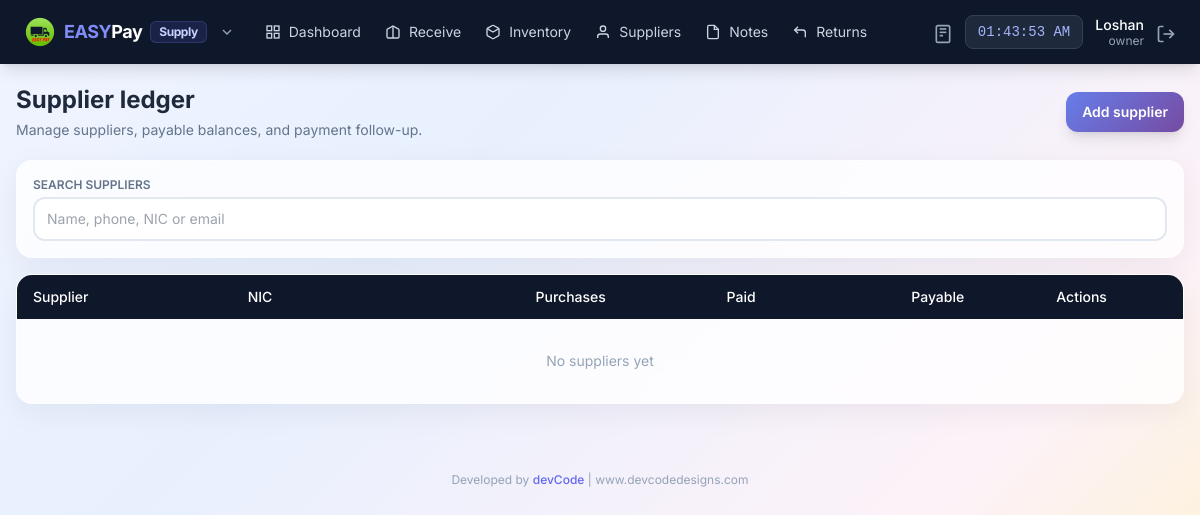
The page /supply/suppliers (signed in) on the database as committed earlier.
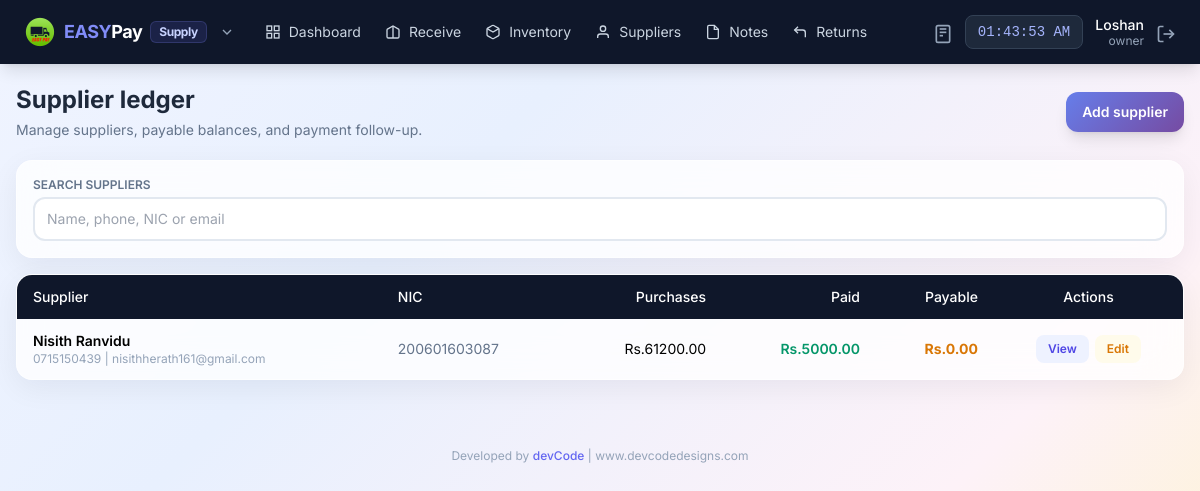
The same page on the database as committed later.
### app/models/user.py (models this page shows, shortened)
class User(UserMixin, db.Model):
    __tablename__ = 'users'
    id = db.Column(db.Integer, primary_key=True)
    username = db.Column(db.String(50), unique=True, nullable=False)
    email = db.Column(db.String(120), unique=True, nullable=False)
    password_hash = db.Column(db.String(255), nullable=False)
    role = db.Column(db.String(20), default='staff')  # owner, manager, staff
    is_active = db.Column(db.Boolean, default=True)
    created_at = db.Column(db.DateTime, default=datetime.now)
    last_login = db.Column(db.DateTime)
    orders = db.relationship('Order', backref='cashier_rel', lazy=True, foreign_keys='Order.user_id')

### app/models/supplier.py (models this page shows, shortened)
class Supplier(db.Model):
    __tablename__ = 'suppliers'
    id = db.Column(db.Integer, primary_key=True)
    name = db.Column(db.String(100), nullable=False)
    phone = db.Column(db.String(20), unique=True, nullable=False)
    email = db.Column(db.String(120))
    address = db.Column(db.Text)
    nic = db.Column(db.String(20), unique=True, nullable=False)
    balance = db.Column(db.Float, default=0.0)  # Positive = you owe them
    total_purchases = db.Column(db.Float, default=0.0)  # Total bought from them
    total_paid = db.Column(db.Float, default=0.0)  # Total paid to them
    linked_customer_id = db.Column(db.Integer, db.ForeignKey('customers.id'), nullable=True)
    linked_customer = db.relationship('Customer', foreign_keys=[linked_customer_id])
    is_active = db.Column(db.Boolean, default=True)
    notes = db.Column(db.Text)
    created_at = db.Column(db.DateTime, default=datetime.now)
    updated_at = db.Column(db.DateTime, default=datetime.now, onupdate=datetime.now)
    payments = db.relationship('SupplierPayment', backref='supplier_rel', lazy=True)

### app/routes/supply.py (the view)
@supply_bp.route('/suppliers')
@login_required
def suppliers():
    supplier_list = Supplier.query.filter_by(is_active=True).order_by(Supplier.name).all()
    return render_template('supply/suppliers.html', suppliers=supplier_list, can_write=current_user.role in WRITE_ROLES)

### app/models/user.py (called while the page is built)
@login_manager.user_loader
def load_user(user_id):
    return User.query.get(int(user_id))

### app/templates/supply/suppliers.html (shortened to what this page needs)
{% extends "supply/base_supply.html" %}
{% block content %}
<div class="max-w-7xl mx-auto px-4 py-5">
    <div class="flex flex-col sm:flex-row justify-between items-start sm:items-center gap-3 mb-5">
        <div>
            <h1 class="text-2xl font-bold text-slate-800">Supplier ledger</h1>
            <p class="text-sm text-slate-500 mt-1">Manage suppliers, payable balances, and payment follow-up.</p>
        </div>
        {% if can_write %}
        <button onclick="showAddSupplier()" class="gradient-indigo text-white px-4 py-2.5 rounded-xl text-sm font-semibold shadow-lg hover:opacity-90">Add supplier</button>
        {% endif %}
    </div>
    <div class="glass-card rounded-2xl p-4 mb-4">
        <label class="block text-xs font-semibold text-slate-500 uppercase mb-1">Search suppliers</label>
        <input id="supplierFilter" oninput="filterSuppliers()" class="w-full border-2 border-slate-200 rounded-xl px-3 py-2.5 text-sm bg-white/85 focus:border-indigo-400 focus:outline-none" placeholder="Name, phone, NIC or email">
    </div>
    <div class="hidden lg:block glass-card rounded-2xl overflow-hidden">
        <table class="w-full text-sm" id="supplierTable">
            <thead><tr class="bg-slate-900 text-white">
                <th class="px-4 py-3 text-left font-medium">Supplier</th>
                <th class="px-4 py-3 text-left font-medium">NIC</th>
                <th class="px-4 py-3 text-right font-medium">Purchases</th>
                <th class="px-4 py-3 text-right font-medium">Paid</th>
                <th class="px-4 py-3 text-right font-medium">Payable</th>
                <th class="px-4 py-3 text-center font-medium">Actions</th>
            </tr></thead>
            <tbody class="divide-y divide-slate-100">
                {% for supplier in suppliers %}
                <tr class="supplier-row hover:bg-slate-50" data-search="{{ (supplier.name ~ ' ' ~ supplier.phone ~ ' ' ~ supplier.nic ~ ' ' ~ (supplier.email or ''))|lower }}">
                    <td class="px-4 py-3"><p class="font-semibold">{{ supplier.name }}</p><p class="text-xs text-slate-400">{{ supplier.phone }}{% if supplier.email %} | {{ supplier.email }}{% endif %}</p></td>
                    <td class="px-4 py-3 text-slate-500">{{ supplier.nic }}</td>
                    <td class="px-4 py-3 text-right">Rs.{{ "%.2f"|format(supplier.total_purchases or 0) }}</td>
                    <td class="px-4 py-3 text-right text-emerald-600 font-semibold">Rs.{{ "%.2f"|format(supplier.total_paid or 0) }}</td>
                    <td class="px-4 py-3 text-right text-amber-600 font-bold">Rs.{{ "%.2f"|format(supplier.balance or 0) }}</td>
                    <td class="px-4 py-3">
                        <div class="flex justify-center gap-1.5">
                            <button onclick="viewSupplier({{ supplier.id }})" class="px-3 py-1.5 bg-indigo-50 text-indigo-600 rounded-lg text-xs font-semibold hover:bg-indigo-100">View</button>
                            {% if can_write %}
                            <button onclick='editSupplier({{ supplier.id }}, {{ supplier.name|tojson }}, {{ supplier.phone|tojson }}, {{ supplier.nic|tojson }}, {{ (supplier.email or "")|tojson }}, {{ (supplier.address or "")|tojson }}, {{ (supplier.notes or "")|tojson }}, {{ supplier.balance or 0 }})' class="px-3 py-1.5 bg-amber-50 text-amber-600 rounded-lg text-xs font-semibold hover:bg-amber-100">Edit</button>
                            {% endif %}
                        </div>
                    </td>
                </tr>
                {% else %}
                <tr><td colspan="6" class="px-4 py-8 text-center text-slate-400">No suppliers yet</td></tr>
                {% endfor %}
            </tbody>
        </table>
    </div>
</div>
{% endblock %}

### app/templates/supply/base_supply.html (shortened to what this page needs)
<!DOCTYPE html>
<html lang="en">
<head>
    <script src="https://cdn.tailwindcss.com"></script>
</head>
<body class="supply-bg">
    <nav class="bg-slate-900 text-white shadow-lg fixed top-0 left-0 right-0 z-50">
        <div class="flex justify-between items-center px-4 lg:px-6 h-16">
            <div class="flex items-center gap-5 min-w-0">
                <div class="relative">
                    <button onclick="toggleModeMenu()" class="flex items-center gap-2 text-lg font-bold tracking-tight shrink-0 hover:opacity-80 transition cursor-pointer">
                        <img src="{{ url_for('static', filename='img/easypay-logo.png') }}" alt="EASY PAY" class="w-8 h-8 object-contain">
                        <span><span class="text-indigo-400">EASY</span>Pay</span>
                        <span class="hidden sm:inline text-xs px-2 py-0.5 rounded-md bg-indigo-500/15 text-indigo-200 border border-indigo-400/20">Supply</span>
                        <svg class="w-4 h-4 text-slate-400 ml-1" viewBox="0 0 24 24" fill="none" stroke="currentColor" stroke-width="2">
                            <polyline points="6 9 12 15 18 9"></polyline>
                        </svg>
                    </button>
                </div>
                {% if current_user.is_authenticated %}
                <div class="hidden lg:flex items-center gap-1">
                    <a href="{{ url_for('supply.dashboard') }}" class="nav-link px-2.5 py-2 text-sm text-slate-300 flex items-center gap-2">
                        <svg class="icon-sm" viewBox="0 0 24 24" fill="none" stroke="currentColor" stroke-width="2"><rect x="3" y="3" width="7" height="7"></rect><rect x="14" y="3" width="7" height="7"></rect><rect x="14" y="14" width="7" height="7"></rect><rect x="3" y="14" width="7" height="7"></rect></svg>
                        Dashboard
                    </a>
                    <a href="{{ url_for('supply.receive') }}" class="nav-link px-2.5 py-2 text-sm text-slate-300 flex items-center gap-2">
                        <svg class="icon-sm" viewBox="0 0 24 24" fill="none" stroke="currentColor" stroke-width="2"><path d="M21 8v11a2 2 0 0 1-2 2H5a2 2 0 0 1-2-2V8"></path><path d="M3 8l9-5 9 5"></path><path d="M12 3v18"></path></svg>
                        Receive
                    </a>
                    <a href="{{ url_for('supply.inventory') }}" class="nav-link px-2.5 py-2 text-sm text-slate-300 flex items-center gap-2">
                        <svg class="icon-sm" viewBox="0 0 24 24" fill="none" stroke="currentColor" stroke-width="2"><path d="M21 16V8a2 2 0 0 0-1-1.73l-7-4a2 2 0 0 0-2 0l-7 4A2 2 0 0 0 3 8v8a2 2 0 0 0 1 1.73l7 4a2 2 0 0 0 2 0l7-4A2 2 0 0 0 21 16z"></path><polyline points="3.27 6.96 12 12.01 20.73 6.96"></polyline></svg>
                        Inventory
                    </a>
                    <a href="{{ url_for('supply.suppliers') }}" class="nav-link px-2.5 py-2 text-sm text-slate-300 flex items-center gap-2">
                        <svg class="icon-sm" viewBox="0 0 24 24" fill="none" stroke="currentColor" stroke-width="2"><path d="M20 21v-2a4 4 0 0 0-4-4H8a4 4 0 0 0-4 4v2"></path><circle cx="12" cy="7" r="4"></circle></svg>
                        Suppliers
                    </a>
                    <a href="{{ url_for('supply.bills') }}" class="nav-link px-2.5 py-2 text-sm text-slate-300 flex items-center gap-2">
                        <svg class="icon-sm" viewBox="0 0 24 24" fill="none" stroke="currentColor" stroke-width="2"><path d="M14 2H6a2 2 0 0 0-2 2v16a2 2 0 0 0 2 2h12a2 2 0 0 0 2-2V8z"></path><polyline points="14 2 14 8 20 8"></polyline></svg>
                        Notes
                    </a>
                    <a href="{{ url_for('supply.returns') }}" class="nav-link px-2.5 py-2 text-sm text-slate-300 flex items-center gap-2">
                        <svg class="icon-sm" viewBox="0 0 24 24" fill="none" stroke="currentColor" stroke-width="2"><polyline points="9 14 4 9 9 4"></polyline><path d="M20 20v-7a4 4 0 0 0-4-4H4"></path></svg>
                        Returns
                    </a>
                </div>
                {% endif %}
            </div>
            {% if current_user.is_authenticated %}
            <div class="flex items-center gap-3">
                <a href="calc:" class="text-slate-400 hover:text-indigo-400 transition" title="Calculator">
                    <svg class="icon" viewBox="0 0 24 24" fill="none" stroke="currentColor" stroke-width="2">
                        <rect x="4" y="2" width="16" height="20" rx="2"></rect>
                        <line x1="8" y1="6" x2="16" y2="6"></line>
                        <line x1="8" y1="10" x2="16" y2="10"></line>
                        <line x1="8" y1="14" x2="12" y2="14"></line>
                    </svg>
                </a>
                <span id="liveClock" class="hidden md:block text-sm font-mono bg-slate-800 px-3 py-1.5 rounded-lg text-indigo-300 border border-slate-700"></span>
                <div class="hidden sm:block text-right">
                    <p class="text-sm font-medium leading-tight">{{ current_user.username|capitalize }}</p>
                    <p class="text-xs text-slate-400 leading-tight">{{ current_user.role }}</p>
                </div>
                <a href="{{ url_for('auth.logout') }}" class="text-slate-400 hover:text-red-400 transition" title="Logout">
                    <svg class="icon" viewBox="0 0 24 24" fill="none" stroke="currentColor" stroke-width="2"><path d="M9 21H5a2 2 0 0 1-2-2V5a2 2 0 0 1 2-2h4"></path><polyline points="16 17 21 12 16 7"></polyline><line x1="21" y1="12" x2="9" y2="12"></line></svg>
                </a>
            </div>
            {% endif %}
        </div>
    </nav>
    <main class="pt-16 pb-20 lg:pb-6">
        {% block content %}{% endblock %}
        <footer class="max-w-7xl mx-auto px-4 py-4 text-center text-xs text-slate-400 mt-8">
            Developed by <a href="https://www.devcodedesigns.com" target="_blank" class="text-indigo-500 hover:text-indigo-700 font-medium">devCode</a> | www.devcodedesigns.com
        </footer>
    </main>
</body>
</html>

### app/templates/supply/base_supply.html (style rules this page uses)
body { font-family: 'Inter', system-ui, sans-serif; }
body.supply-bg { background: linear-gradient(135deg, #f0f4ff 0%, #e8f0fe 32%, #fdf2f8 72%, #fef3c7 100%); min-height: 100vh; }
.nav-link { transition: all .2s; }
.glass-card { background: rgba(255,255,255,.78); backdrop-filter: blur(18px); -webkit-backdrop-filter: blur(18px); border: 1px solid rgba(255,255,255,.45); box-shadow: 0 8px 30px rgba(15,23,42,.06); }
.gradient-indigo { background: linear-gradient(135deg, #667eea 0%, #764ba2 100%); }
.icon { width: 20px; height: 20px; display: inline-block; vertical-align: middle; }
.icon-sm { width: 16px; height: 16px; }

Rows that differ between the two databases and show on the page:
added Supplier: name "Nisith Ranvidu", phone "0715150439", email "nisithherath161@gmail.com", nic "200601603087", total_purchases "61200.00", total_paid "5000.00", balance "0.00"
Other text that changed with them:
text no longer shown: "No suppliers yet"
